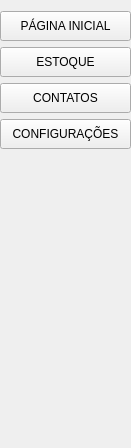
            <widget class="QWidget" name="page">
             <property name="geometry">
              <rect>
               <x>0</x>
               <y>0</y>
               <width>131</width>
               <height>448</height>
              </rect>
             </property>
             <attribute name="label">
              <string>MENU</string>
             </attribute>
             <layout class="QVBoxLayout" name="verticalLayout_5">
              <property name="leftMargin">
               <number>0</number>
              </property>
              <property name="rightMargin">
               <number>0</number>
              </property>
              <item>
               <widget class="QPushButton" name="btn_home">
                <property name="minimumSize">
                 <size>
                  <width>0</width>
                  <height>30</height>
                 </size>
                </property>
                <property name="maximumSize">
                 <size>
                  <width>16777215</width>
                  <height>30</height>
                 </size>
                </property>
                <property name="cursor">
                 <cursorShape>PointingHandCursor</cursorShape>
                </property>
                <property name="text">
                 <string>PÁGINA INICIAL</string>
                </property>
                <property name="icon">
                 <iconset resource="icons_.qrc">
                  <normaloff>:/icons/icons/icons-home.svg</normaloff>:/icons/icons/icons-home.svg</iconset>
                </property>
                <property name="iconSize">
                 <size>
                  <width>24</width>
                  <height>24</height>
                 </size>
                </property>
               </widget>
              </item>
              <item>
               <widget class="QPushButton" name="btn_estoque">
                <property name="minimumSize">
                 <size>
                  <width>0</width>
                  <height>30</height>
                 </size>
                </property>
                <property name="maximumSize">
                 <size>
                  <width>16777215</width>
                  <height>30</height>
                 </size>
                </property>
                <property name="cursor">
                 <cursorShape>PointingHandCursor</cursorShape>
                </property>
                <property name="text">
                 <string>ESTOQUE</string>
                </property>
                <property name="icon">
                 <iconset resource="icons_.qrc">
                  <normaloff>:/icons/icons/icon_estoque.png</normaloff>:/icons/icons/icon_estoque.png</iconset>
                </property>
                <property name="iconSize">
                 <size>
                  <width>24</width>
                  <height>24</height>
                 </size>
                </property>
               </widget>
              </item>
              <item>
               <widget class="QPushButton" name="btn_contatos">
                <property name="minimumSize">
                 <size>
                  <width>0</width>
                  <height>30</height>
                 </size>
                </property>
                <property name="maximumSize">
                 <size>
                  <width>16777215</width>
                  <height>30</height>
                 </size>
                </property>
                <property name="cursor">
                 <cursorShape>PointingHandCursor</cursorShape>
                </property>
                <property name="text">
                 <string>CONTATOS</string>
                </property>
                <property name="icon">
                 <iconset resource="icons_.qrc">
                  <normaloff>:/icons/icons/icon_contatos.ico</normaloff>:/icons/icons/icon_contatos.ico</iconset>
                </property>
                <property name="iconSize">
                 <size>
                  <width>24</width>
                  <height>24</height>
                 </size>
                </property>
               </widget>
              </item>
              <item>
               <widget class="QPushButton" name="btn_configuracoes">
                <property name="minimumSize">
                 <size>
                  <width>0</width>
                  <height>30</height>
                 </size>
                </property>
                <property name="maximumSize">
                 <size>
                  <width>16777215</width>
                  <height>30</height>
                 </size>
                </property>
                <property name="cursor">
                 <cursorShape>PointingHandCursor</cursorShape>
                </property>
                <property name="text">
                 <string>CONFIGURAÇÕES</string>
                </property>
                <property name="icon">
                 <iconset resource="icons_.qrc">
                  <normaloff>:/icons/icons/icon-configurações.svg</normaloff>:/icons/icons/icon-configurações.svg</iconset>
                </property>
                <property name="iconSize">
                 <size>
                  <width>24</width>
                  <height>24</height>
                 </size>
                </property>
               </widget>
              </item>
              <item>
               <spacer name="verticalSpacer">
                <property name="orientation">
                 <enum>Qt::Vertical</enum>
                </property>
                <property name="sizeHint" stdset="0">
                 <size>
                  <width>20</width>
                  <height>40</height>
                 </size>
                </property>
               </spacer>
              </item>
             </layout>
            </widget>
